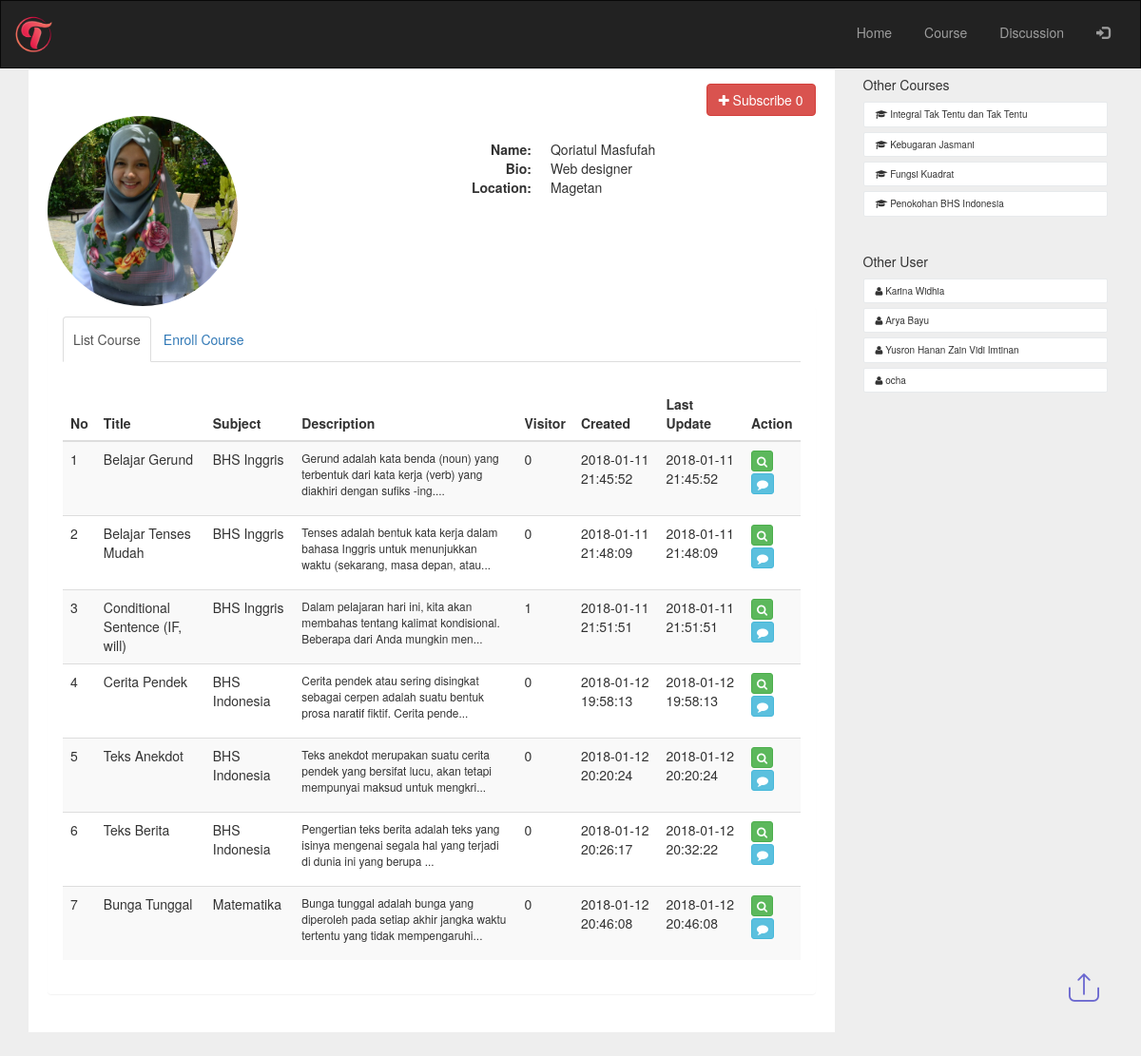
The page /qori on the database as committed earlier.
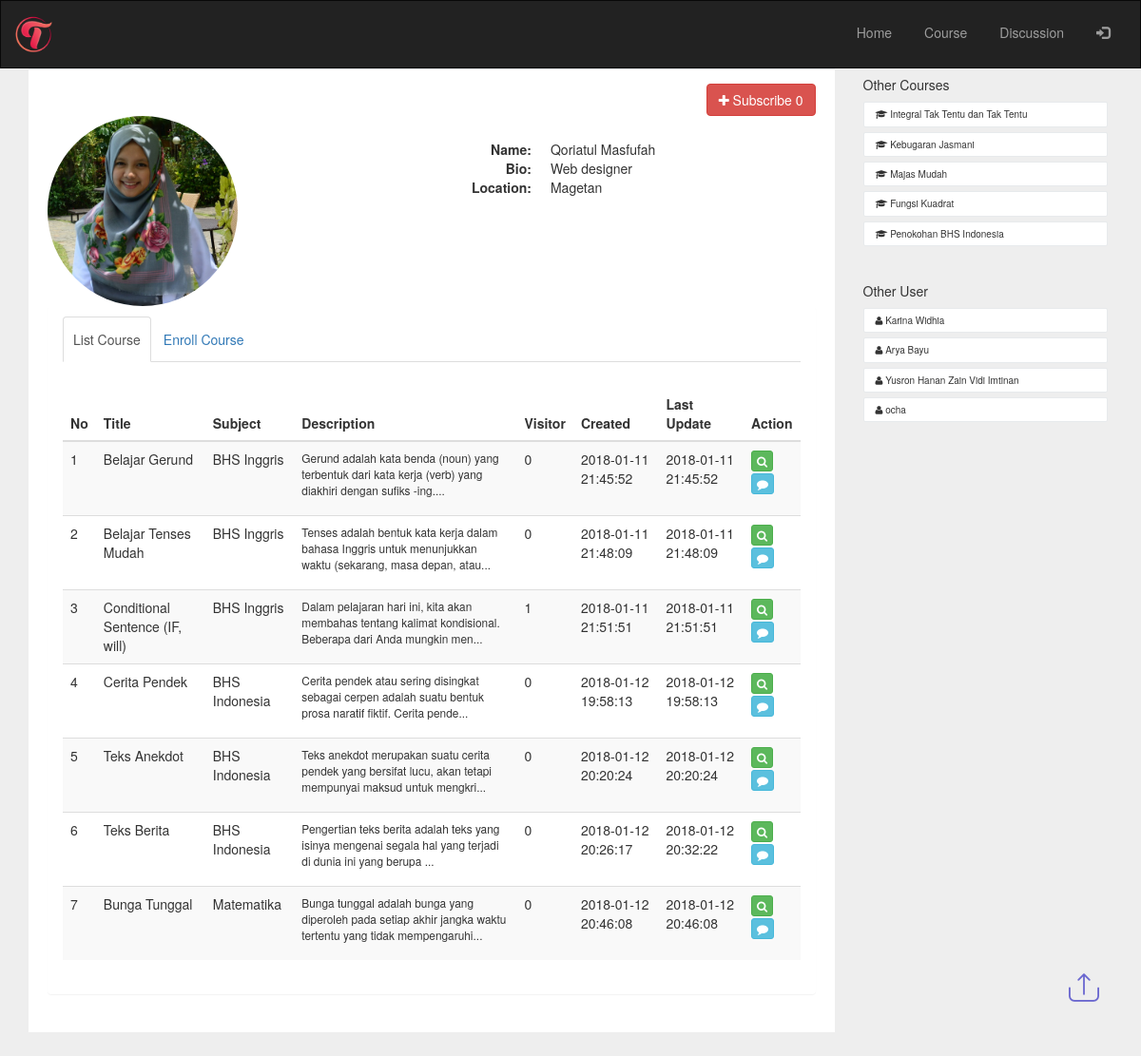
The same page on the database as committed later.
### tables this page shows
CREATE TABLE `user` (
  `id_user` int(5) NOT NULL,
  `email` varchar(200) NOT NULL,
  `username` varchar(40) NOT NULL,
  `password` text NOT NULL,
  `name` text NOT NULL,
  `city` varchar(100) NOT NULL,
  `bio` text NOT NULL,
  `photo` varchar(200) NOT NULL DEFAULT 'profile.png',
  `role` int(1) NOT NULL,
  `status` int(1) NOT NULL DEFAULT '0',
  `created_at` datetime NOT NULL,
  `last_update` datetime NOT NULL
);

CREATE TABLE `course_title` (
  `id_title` int(5) NOT NULL,
  `id_user` int(5) NOT NULL,
  `title` varchar(200) NOT NULL,
  `subject` varchar(25) NOT NULL,
  `description` text NOT NULL,
  `thumbnail` text NOT NULL,
  `created_at` datetime NOT NULL,
  `last_update` datetime NOT NULL,
  `status` int(1) NOT NULL DEFAULT '0',
  `pick` int(1) NOT NULL DEFAULT '0',
  `visitor` int(5) NOT NULL,
  `random_code` varchar(11) NOT NULL
);

CREATE TABLE `enroll_course` (
  `id_enroll` int(5) NOT NULL,
  `id_title` int(5) NOT NULL,
  `id_user` int(5) NOT NULL,
  `created_at` datetime NOT NULL
);

### application/controllers/myaccount.php (called while the page is built, shortened)
<?php
class Myaccount extends CI_Controller {
	public function __construct()
	{
		$this->load->model('course_model');
		$this->load->model('auth_model');
		$this->load->model('home_model');
	}
		public function user_profile($usrnm){
		$username = $usrnm;
		$user_id = $this->auth_model->GetUser(['username' => $username])->row('id_user');
		$enrolled = $this->home_model->GetEnrolled($user_id);
		if (empty($user_id)) {
			redirect('eror404');
		}
		else{
		$other_user = $this->home_model->GetOtherUser($user_id);
		$other_courses = $this->home_model->GetOtherCourses($user_id);
		$list_courses = '';
		$title = $this->input->get('title');
		$subject = $this->input->get('subject');
		if (empty($title) && empty($subject)) {
		$list_courses = $this->course_model->GLCUserAccount('',$user_id);
		}
		$username = array();
		$like_amount = array();
		$comment_amount = array();
		$liked = array();
		$subscribed = array();
		$subs_amount = array();
		foreach ($list_courses as $courses) {
			$username[$courses->id_user] = $this->auth_model->GetUser(['id_user' => $courses->id_user])->row('username');
			$like_amount[$courses->id_title] = $this->home_model->GetSelectData('COUNT(id_likecourse) as like_amount',['id_title' => $courses->id_title],'like_course')->row('like_amount');
			$comment_amount[$courses->id_title] = $this->home_model->GetSelectData('COUNT(id_comment) as comment_amount',['id_title' => $courses->id_title],'comment')->row('comment_amount');
		}
		if (!empty($title) || !empty($subject)) {
				$data = [
				'list_subject'	=> $this->course_model->GetSubject(),
				'like_amount'	=> $like_amount,
				'comment_amount'=> $comment_amount,
				'liked'			=> $liked,
				'username' 		=> $username,
				'list_courses' 	=> $list_courses,
				'title'		 	=> $title,
				'subject'		=> $subject,
				'user_info'		=> $this->auth_model->GetUser(['id_user' => $user_id])->row(),
				'subscribed'	=> $subscribed,
				'subs_amount'	=> $subs_amount,
				'username_id'	=> $usrnm,
				'enroll'		=> $enrolled,
				'other_courses' => $other_courses,
				'other_user'    => $other_user,
				'main_view'		=> 'acc_view',
					];
		}
		else{
				$data = [
				'list_subject'	=> $this->course_model->GetSubject(),
				'like_amount'	=> $like_amount,
				'comment_amount'=> $comment_amount,
				'liked'			=> $liked,
				'username' 		=> $username,
				'list_courses' 	=> $list_courses,
				'user_info'		=> $this->auth_model->GetUser(['id_user' => $user_id])->row(),
				'subscribed'	=> $subscribed,
				'subs_amount'	=> $subs_amount,
				'username_id'	=> $usrnm,
				'enroll'		=> $enrolled,
				'other_courses' => $other_courses,
				'other_user'    => $other_user,
				'main_view'		=> 'acc_view',
					];
		}
		$this->load->view('templet', $data);
	}
}
	}

### index.php (called while the page is built, shortened)
<?php
require_once BASEPATH.'core/CodeIgniter.php';

### application/models/course_model.php (called while the page is built, shortened)
<?php
class Course_model extends CI_Model {
    public function GLCUserAccount($keyword,$id_user){
        $user_in = $this->session->userdata('logged_id');
        if ($id_user == $user_in) {
        if (empty($keyword)) {
        return $this->db
            ->where('id_user', $id_user)
            ->where('status !=', '2')
            ->limit(15,0)
            ->get('course_title')
            ->result();
        }
        else{
        return $this->db
            ->where($keyword)
            ->where('id_user', $id_user)
            ->where('status !=', '2')
            ->limit(15,0)
            ->get('course_title')
            ->result();
        }
        }
        else{
        if (empty($keyword)) {
        return $this->db
            ->where('id_user', $id_user)
            ->where('status', '1')
            ->limit(15,0)
            ->get('course_title')
            ->result();
        }
        }
    }
	public function GetSubject(){
		return $this->db->where('type', 'subject')->order_by('text','ASC')->get('config')->result();
	}
}

### application/models/home_model.php (called while the page is built, shortened)
<?php
class Home_model extends CI_Model {
  public function GetOtherCourses($id_user){
    return $this->db->limit(6,0)
            ->where(['course_title.status'=>'1','course_title.id_user !='=> $id_user])
            ->where('course_title.id_user !=', $this->session->userdata('logged_id'))
            ->where('enroll_course.id_user !=', $id_user)
            ->join('enroll_course', 'enroll_course.id_title = course_title.id_title')
            ->group_by('course_title.id_title')
            ->get('course_title')
            ->result();
  }
  public function GetOtherUser($id_user){
    return $this->db->limit(6,0)
            ->where(['status'=>'0','id_user !='=> $id_user,])
            ->where('id_user !=', $this->session->userdata('logged_id'))
            ->get('user')
            ->result();
  }
    public function GetSelectData($select,$where,$table)
    {
      return $this->db->select($select)->where($where)->get($table);
    }
}

### application/models/auth_model.php (called while the page is built, shortened)
<?php
class Auth_model extends CI_Model {
	public function GetUser($where)
    {
      return $this->db->where($where)->get('user');
    }
}

### application/views/acc_view.php (the view, shortened to what the rows shown need)
<div class="container">
<div class="row">
        <div class="col-md-9">
            <div class="wrapper wrapper-content animated fadeInUp">
                <div class="ibox">
                    <div class="ibox-content">
                        <div class="row">
                            <div class="col-lg-12">
                                <div class="m-b-md">
                                  <?php
                  $subss_amount = '0';
                  if ($this->session->userdata('logged_id') == $user_info->id_user) {
                 ?>
                 <button class="btn btn-default btn-xs pull-right" style="margin-left: 25px;"><i class="fa fa-pencil"></i><a href="#" data-toggle="modal" data-target="#edituser"> Edit Account</a></button>
                 <button class="btn btn-default btn-xs pull-right" style="margin-left: 25px;"><i class="fa fa-plus"></i><a href="#" data-toggle="modal" data-target="#modalpost"> Add Course</a></button>
                 <?php
     if(!empty($notif)) {
            echo '<div class="alert alert-warning alert-dismissible" role="alert">
                <button type="button" class="close" data-dismiss="alert" aria-label="Close"><span aria-hidden="true">×</span></button>
                '.$notif.'
            </div>';
          } ?>
                 <button class="btn btn-danger btn-xs pull-right"><a href="#" data-toggle="modal" data-target="" class="subs_false"><i class="fa fa-users"></i> Subscriber  <?php echo $subss_amount; ?></a></button>
                 <?php }
                 else {
                    $text = 'Subscribe';
                    $subs = 'btn-danger';
                    $a_subs ='subs_false' ;
                    $i_subs ='fa fa-plus';
                  ?>
                  <button class="btn <?php echo $subs; ?> subs_in pull-right" id="<?php echo $user_info->id_user; ?>"><a href="#" class="<?php echo $a_subs; ?>"><i class="<?php echo $i_subs; ?>"></i> <?php echo $text; ?>  <?php echo $subss_amount; ?></a></button>
                <?php } ?>
                                </div>
                            </div>
                        </div>
                        <div class="row">
                            <div class="col-lg-5">
                                <?php
                                  if ($this->session->userdata('logged_id') == $user_info->id_user) {
                                   ?>
                                   <form id="formfoto" action="<?php echo base_url();?>myaccount/editphoto" method="post" enctype="multipart/form-data">
                                      <div class="custom-input-file" id="previewavatar" style="background-image:url('<?php echo base_url() ?>assets/images/<?php echo $user_info->photo; ?>');border-radius: 50%; float: left; margin-left: 80px;">
                                          <label class="uploadPhoto">
                                              Edit
                                              <input type="file" id="filefoto" name="photoprofile" class="change-avatar changephoto">
                                          </label>
                                      </div>
                                   </form>
                                   <?php }
                                   else { ?>
                                  <div>
                                      <img src="<?php echo base_url() ?>assets/images/<?php echo $user_info->photo; ?>" alt="" class="img-responsive profile-photo" style="border-radius: 50%; float: left;" height="200px" width="200px" />
                                  </div>
                                      <?php } ?>
                            </div>
                            <div class="col-lg-7" id="cluster_info">
                                <dl class="dl-horizontal" style="margin-top: 25px;">
                                    <dt>Name:</dt> <dd><?php echo $user_info->name; ?></dd>
                                    <dt>Bio:</dt> <dd><?php echo $user_info->bio; ?></dd>
                                    <dt>Location:</dt> <dd><?php echo $user_info->city; ?></dd>
                                </dl>
                            </div>
                        </div>
                        <div class="row m-t-sm">
                            <div class="col-lg-12">
                            <div class="panel blank-panel">
                            <div class="panel-body">
                            <div class="tab-content">
                            <div class="tab-pane active" id="tab-1">
                             <table class="table table-striped">
                                    <?php if (!empty($list_courses)) { ?>
                                    <thead>
                                    <tr>
                                        <th>No</th>
                                        <th>Title</th>
                                        <th>Subject</th>
                                        <th>Description</th>
                                        <th>Visitor</th>
                                        <th>Created</th>
                                        <th>Last Update</th>
                                        <th>Action</th>
                                    </tr>
                                    </thead>
                                    <tbody>
                                        <?php
                                        $i=1;
                                        foreach ($list_courses as $courses) {  ?>
                                    <tr>
                                        <td><?php echo $i++ ?></td>
                                        <td><?php echo $courses->title ?></td>
                                        <td><?php echo $courses->subject ?></td>
                                        <td>
                                        <p class="small">
                                            <?php echo substr($courses->description, 0,105) ?>...
                                        </p>
                                        </td>
                                        <td><?php echo $courses->visitor ?></td>
                                        <td><?php echo $courses->created_at ?></td>
                                        <td><?php echo $courses->last_update ?></td>
                                        <td><a href="#" data-toggle="modal" data-target="#lesson" id="<?php echo $courses->random_code ?>" class="btn btn-xs btn-success lesson_view" title="enroll course"><i class="fa fa-search"></i></a><br><a href="<?php echo base_url().'discuss/'.$courses->random_code ?>" class="btn btn-xs btn-info" title="discussion course"><i class="fa fa-comment"></i></a><br>
                                        </td>
                                    </tr>
                                    <?php } }
                                    else {
                                      echo '<img src="'.base_url().'assets/images/Asset 44.png" alt="" width="200px" style="display: block;margin: 0 auto;"/>';
                                    } ?>
                                    </tbody>
                                </table>
                            </div>
                            </div>
                            </div>
                            </div>
                            </div>
                        </div>
                    </div>
                </div>
            </div>
        </div>
        <div class="col-md-3">
            <div class="wrapper wrapper-content project-manager">
                <ul class="tag-list" style="padding: 0">
                    <?php foreach ($other_courses as $oc) { ?>
                    <li><a href="#" data-toggle="modal" data-target="#lesson" id="<?php echo $oc->random_code ?>" class="lesson_view" title="enroll course"><i class="fa fa-graduation-cap"></i> <?php echo $oc->title ?></a></li>
                 <?php } ?>
                </ul>
                <br>
                <ul class="tag-list" style="padding: 0">
                    <?php foreach ($other_user as $ou) { ?>
                    <li><a href="<?php echo base_url().$ou->username; ?>"><i class="fa fa-user"></i> <?php echo $ou->name ?></a></li>
                 <?php } ?>
                </ul>
            </div>
        </div>
    </div>
</div>

Rows that differ between the two databases and show on the page:
added enroll_course: id_title.title "Majas Mudah"
